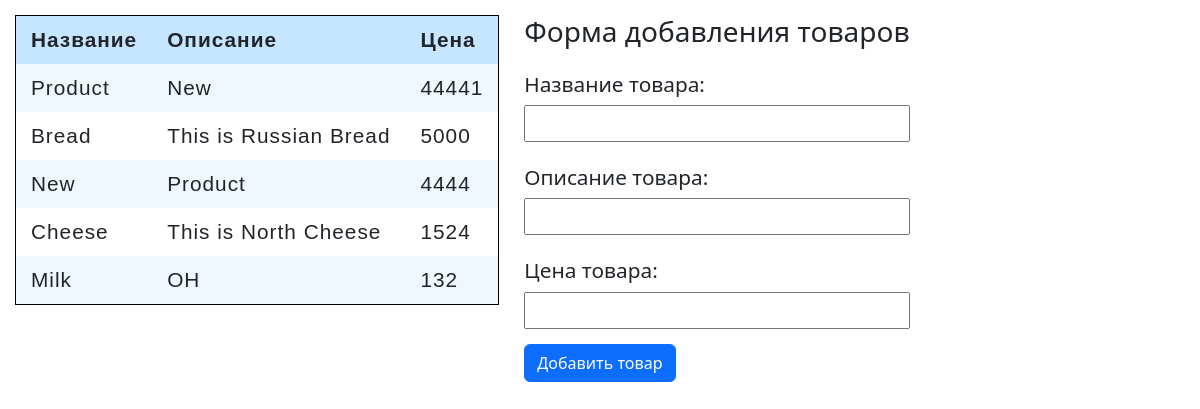
The page / on the database its author committed.
### products/models.py (models this page shows, shortened)
class Product(models.Model):
    title = models.CharField(max_length=400)
    descr = models.TextField(blank=True, null=True)
    price = models.IntegerField(default=0)

### products/views.py (the view)
# urls.py: path("", views.index, name="index"),
def index(request):
    if request.method == "GET":
        all_products = Product.objects.order_by("-price").all()
        context = {"all_products": all_products, "table_titles": ["Название", "Описание", "Цена"]}
        return render(request, "products/index.html",  context)

### products/templates/products/index.html (shortened to what this page needs)
{% load static %}
<link href="{% static '/products/style.css'%}"/ rel="stylesheet">
<link href="https://cdn.jsdelivr.net/npm/bootstrap@5.3.3/dist/css/bootstrap.min.css" rel="stylesheet">
<div class="app">
    <div class="products">
        <table class="products_table">
        <thead>
        {% for th in table_titles %}
            <th>{{ th }}</th>
        {% endfor %}
        </thead>
        {% if all_products %}
        <tbody>
            {% for product in all_products %}
                <tr>
                    <td>{{ product.title }}</td>
                    <td>{{ product.descr }}</td>
                    <td>{{ product.price }}</td>
                </tr>
            {% endfor %}
        </tbody>
        {% endif %}
        </table>
    </div>
    <div class="products_add_form">
        <h3>Форма добавления товаров</h3>
        <form>{% csrf_token %}
            <div class="form_content">
                <div class="form_item">
                    <label name="title">Название товара:</label>
                    <input type="text" id="title"/>
                </div>
                <div class="form_item">
                    <label name="descr">Описание товара:</label>
                    <input type="text" id="descr"/>
                </div>
                <div class="form_item">
                    <label name="price">Цена товара:</label>
                    <input type="text" id="price"/>
                </div>
                <button class="btn btn-primary add_product_button" type="button">
                    Добавить товар
                </button>
            </div>
        </form>
    </div>
</div>

### products/static/products/style.css (style rules this page uses)
.app { margin: 15px; display: flex; font-size: 1.3rem; }
table { border-collapse: collapse; border: 1px solid black; font-family: Arial, Helvetica, sans-serif; font-size: 1.3rem; letter-spacing: 1px; }
thead { background-color: rgba(181, 221, 255, 0.761); }
th, td { border: 1px solid black; padding: 12px 15px }
tbody > tr:nth-of-type(odd) { background-color:aliceblue }
.products_add_form { margin-left: 25px; }
.products_add_form form { margin-top: 15px; }
.form_item { display:flex; flex-direction: column; margin-top: 20px; }
.form_item input { margin-top: 5px; }
.form_content button { margin-top: 15px; }

### rows shown on the page
Product: title "Product", descr "New", price "44441"
Product: title "Bread", descr "This is Russian Bread", price "5000"
Product: title "New", descr "Product", price "4444"
Product: title "Cheese", descr "This is North Cheese", price "1524"
Product: title "Milk", descr "OH", price "132"

### other values the page prints
{{ th }} "Название" "Описание" "Цена"
